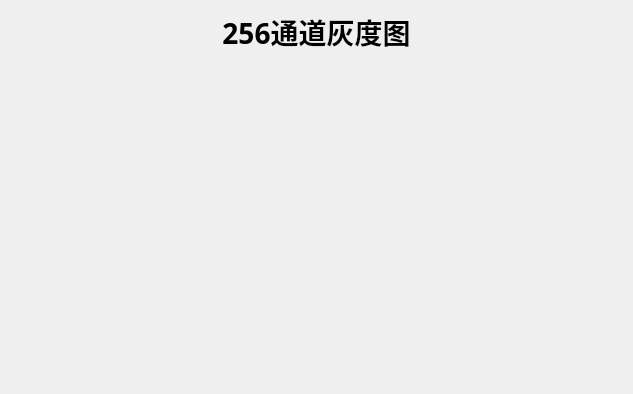
<?xml version="1.0" encoding="UTF-8"?>
<ui version="4.0">
 <class>ImageWidget</class>
 <widget class="QWidget" name="ImageWidget">
  <property name="geometry">
   <rect>
    <x>0</x>
    <y>0</y>
    <width>633</width>
    <height>394</height>
   </rect>
  </property>
  <property name="windowTitle">
   <string>Form</string>
  </property>
  <layout class="QVBoxLayout" name="verticalLayout" stretch="0,5">
   <item>
    <widget class="QLabel" name="label">
     <property name="font">
      <font>
       <family>微软雅黑</family>
       <pointsize>21</pointsize>
       <weight>75</weight>
       <bold>true</bold>
      </font>
     </property>
     <property name="text">
      <string>256通道灰度图</string>
     </property>
     <property name="alignment">
      <set>Qt::AlignCenter</set>
     </property>
    </widget>
   </item>
   <item>
    <widget class="QWidget" name="widget" native="true"/>
   </item>
  </layout>
 </widget>
 <resources/>
 <connections/>
</ui>
